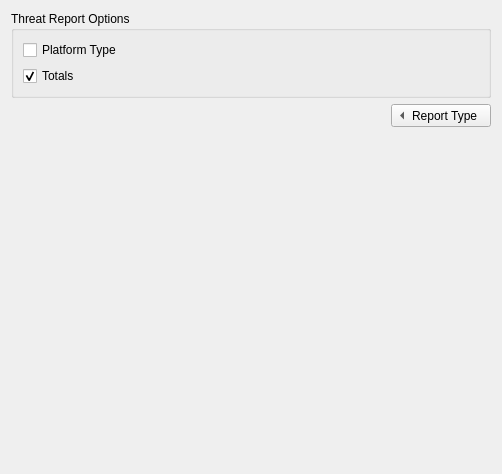
<?xml version="1.0" encoding="UTF-8"?>
<ui version="4.0">
 <class>OptionsTD</class>
 <widget class="QWidget" name="OptionsTD">
  <property name="geometry">
   <rect>
    <x>0</x>
    <y>0</y>
    <width>502</width>
    <height>474</height>
   </rect>
  </property>
  <property name="sizePolicy">
   <sizepolicy hsizetype="Expanding" vsizetype="Fixed">
    <horstretch>0</horstretch>
    <verstretch>0</verstretch>
   </sizepolicy>
  </property>
  <layout class="QVBoxLayout" name="verticalLayout" stretch="0,0,0">
   <item>
    <widget class="QGroupBox" name="groupBox_2">
     <property name="styleSheet">
      <string notr="true"/>
     </property>
     <property name="title">
      <string>Threat Report Options</string>
     </property>
     <property name="flat">
      <bool>false</bool>
     </property>
     <layout class="QVBoxLayout" name="reportOptionsLayout">
      <item>
       <widget class="QCheckBox" name="mCheckBoxPT">
        <property name="text">
         <string>Platform Type</string>
        </property>
       </widget>
      </item>
      <item>
       <widget class="QCheckBox" name="mCheckBoxT">
        <property name="text">
         <string>Totals</string>
        </property>
        <property name="checked">
         <bool>true</bool>
        </property>
       </widget>
      </item>
     </layout>
    </widget>
   </item>
   <item>
    <layout class="QHBoxLayout" name="horizontalLayout_2">
     <item>
      <spacer name="horizontalSpacer">
       <property name="orientation">
        <enum>Qt::Horizontal</enum>
       </property>
       <property name="sizeHint" stdset="0">
        <size>
         <width>40</width>
         <height>20</height>
        </size>
       </property>
      </spacer>
     </item>
     <item>
      <widget class="QToolButton" name="toolButton">
       <property name="sizePolicy">
        <sizepolicy hsizetype="Fixed" vsizetype="Fixed">
         <horstretch>0</horstretch>
         <verstretch>0</verstretch>
        </sizepolicy>
       </property>
       <property name="contextMenuPolicy">
        <enum>Qt::NoContextMenu</enum>
       </property>
       <property name="toolTip">
        <string/>
       </property>
       <property name="layoutDirection">
        <enum>Qt::LeftToRight</enum>
       </property>
       <property name="styleSheet">
        <string notr="true"/>
       </property>
       <property name="text">
        <string>Report Type</string>
       </property>
       <property name="toolButtonStyle">
        <enum>Qt::ToolButtonTextBesideIcon</enum>
       </property>
       <property name="autoRaise">
        <bool>false</bool>
       </property>
       <property name="arrowType">
        <enum>Qt::LeftArrow</enum>
       </property>
      </widget>
     </item>
    </layout>
   </item>
   <item>
    <spacer>
     <property name="orientation">
      <enum>Qt::Vertical</enum>
     </property>
     <property name="sizeHint" stdset="0">
      <size>
       <width>20</width>
       <height>40</height>
      </size>
     </property>
    </spacer>
   </item>
  </layout>
 </widget>
 <resources/>
 <connections/>
</ui>
